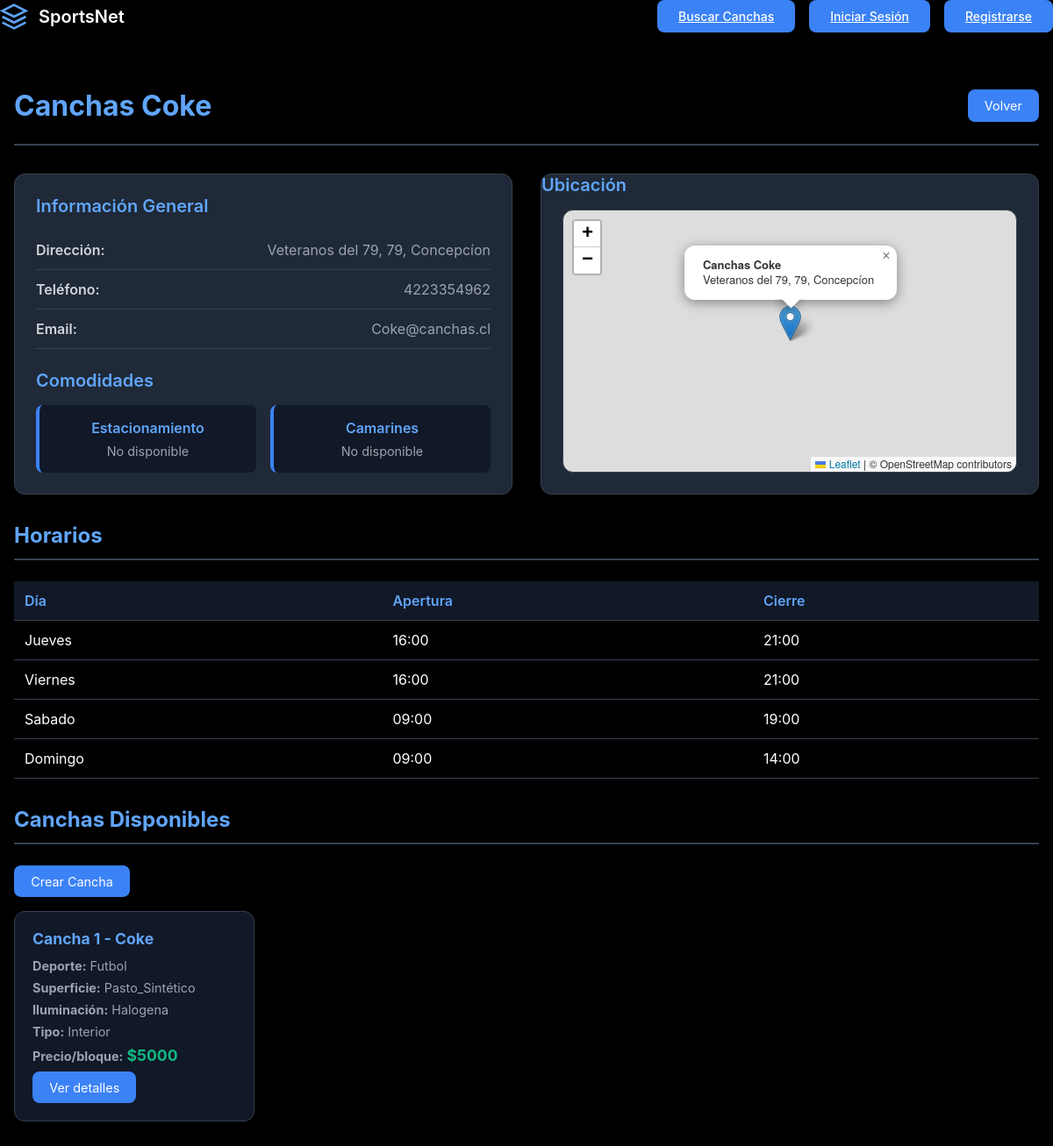
The page /ver/3 on the database its author committed.
### establecimientos/models.py (models this page shows, shortened)
class Establecimiento (models.Model):
    dueno = models.ForeignKey(Dueno, on_delete=models.CASCADE, related_name="establecimientos")
    nombre = models.CharField(max_length=50, unique=True)
    direccion = models.CharField(max_length=100)
    telefono_contacto = models.CharField(max_length=20)
    correo_contacto = models.EmailField()
    estacionamiento_disponible = models.BooleanField(default=False)
    camarines_disponible = models.BooleanField(default=False)

class HorarioEstablecimiento(models.Model):
    DIAS_SEMANA = [
        ("LUNES","Lunes"),
        ("MARTES","Martes"),
        ("MIERCOLES","Miercoles"),
        ("JUEVES","Jueves"),
        ("VIERNES","Viernes"),
        ("SABADO","Sabado"),
        ("DOMINGO","Domingo")
    ]
    establecimiento = models.ForeignKey(Establecimiento, on_delete=models.CASCADE, related_name="horarios")
    dia = models.CharField(max_length=20, choices=DIAS_SEMANA)
    hora_apertura = models.TimeField()
    hora_cierre = models.TimeField()

class Cancha (models.Model):
    TIPOS_SUPERFICIES = [
        ("PASTO_NATURAL", "Pasto Natural"),
        ("PASTO_SINTETICO","Pasto Sintético"),
        ("CEMENTO","Cemento"),
        ("ARCILLA","Arcilla"),
        ("MADERA","Madera"),
        ("CAUCHO","Caucho"),
        ("VINILO","Vinilo"),
        ]
    TIPOS_ILUMINACION = {
        ("LED","LED"),
        ("NATURAL", "Natural"),
        ("MIXTA","Mixta"),
        ("HALOGENA","Halogena"),
        ("FLUORECESENTE","Fluorecente"),
    }
    DEPORTES = [
        ("FUTBOL", "Futbol"),
        ("BASQUETBALL","Basquetball"),
        ("VOLEYBALL","Voleyball"),
        ("TENIS","Tenis"),
        ("RUGBY","Rugby"),
        ("HANDBALL","Handball"),
        ("BOWLING","Bowling"),
        ("SQUASH","Squash"),
        ("PADEL","Padel"),
        ("OTRO","Otro"),
        ("---","---"),
    ]
    establecimiento = models.ForeignKey(Establecimiento, on_delete=models.CASCADE, related_name="canchas")
    deporte = models.CharField(max_length=20, choices=DEPORTES, default="---")
    nombre = models.CharField(max_length=25)
    superficie = models.CharField(max_length=25, choices=TIPOS_SUPERFICIES)
    iluminacion = models.CharField(max_length=20, choices=TIPOS_ILUMINACION)
    interior = models.BooleanField(default=False)
    valor_por_bloque = models.DecimalField(max_digits=10, decimal_places=0)

### establecimientos/views.py (the view)
# urls.py: path("ver/<int:establecimiento>",views.ver_establecimiento,name="ver_establecimiento"),
def ver_establecimiento(request, establecimiento):
    establecimiento = Establecimiento.objects.get(id=establecimiento)
    context = {
        'establecimiento': establecimiento,
    }
    return render(request, 'ver_establecimiento.html', context)

### establecimientos/templates/ver_establecimiento.html (shortened to what this page needs)
{% extends 'base.html' %}
{% load static %}
{% block extra_css %}
  <link rel="stylesheet" href="{% static 'ver.css' %}">
{% endblock %}
{% block content %}
<div class="detalle-container">
  <div class="detalle-header">
    <h1 class="detalle-titulo">{{ establecimiento.nombre }}</h1>
    <div class="detalle-botones">
      {% if request.user == establecimiento.dueno.usuario %}
      <a href="{% url 'establecimientos:editar_establecimiento' establecimiento.id %}" class="btn">Editar</a>
      <a href="{% url 'cuentas:home' %}" class="btn">Volver</a>
      {% else %}
      <a href="{% url 'cuentas:home' %}" class="btn">Volver</a>
      {% endif %}
    </div>
  </div>
  <div class="detalle-grid">
    <div class="card">
      <h2 class="card-titulo">Información General</h2>
      <div class="info-item">
        <span class="info-label">Dirección:</span>
        <span class="info-valor">{{ establecimiento.direccion }}</span>
      </div>
      <div class="info-item">
        <span class="info-label">Teléfono:</span>
        <span class="info-valor">{{ establecimiento.telefono_contacto }}</span>
      </div>
      <div class="info-item">
        <span class="info-label">Email:</span>
        <span class="info-valor">{{ establecimiento.correo_contacto }}</span>
      </div>
      <div class="card-titulo" style="margin-top: 1.5rem;">Comodidades</div>
      <div class="comodidades-grid">
        <div class="comodidad-item">
          <div class="comodidad-nombre">Estacionamiento</div>
          <div class="comodidad-estado">
            {% if establecimiento.estacionamiento_disponible %}Disponible{% else %}No disponible{% endif %}
          </div>
        </div>
        <div class="comodidad-item">
          <div class="comodidad-nombre">Camarines</div>
          <div class="comodidad-estado">
            {% if establecimiento.camarines_disponible %}Disponible{% else %}No disponible{% endif %}
          </div>
        </div>
      </div>
    </div>
    <div class="card card-mapa">
      <h2 class="card-titulo">Ubicación</h2>
      <div id="mapa"></div>
    </div>
  </div>
  {% if establecimiento.horarios.all %}
  <div class="seccion">
    <h2 class="seccion-titulo">Horarios</h2>
    <table class="horarios-table">
      <thead>
        <tr>
          <th>Día</th>
          <th>Apertura</th>
          <th>Cierre</th>
        </tr>
      </thead>
      <tbody>
        {% for horario in establecimiento.horarios.all %}
        <tr>
          <td>{{ horario.get_dia_display }}</td>
          <td>{{ horario.hora_apertura|time:"H:i" }}</td>
          <td>{{ horario.hora_cierre|time:"H:i" }}</td>
        </tr>
        {% endfor %}
      </tbody>
    </table>
  </div>
  {% else %}
  <div class="seccion">
    <h2 class="seccion-titulo">Horarios</h2>
    <p class="texto-vacio">No hay horarios configurados</p>
  </div>
  {% endif %}
  <div class="seccion">
    <h2 class="seccion-titulo">Canchas Disponibles</h2>
    <div class="detalle-botones"><a href="{% url 'establecimientos:crear_cancha' establecimiento.id %}" class="btn">Crear Cancha</a></div>
    {% if establecimiento.canchas.all %}
    <div class="canchas-grid">
      {% for cancha in establecimiento.canchas.all %}
      <div class="cancha-card">
        <div class="cancha-nombre">{{ cancha.nombre }}</div>
        <div class="cancha-detalle">
          <strong>Deporte:</strong> {{ cancha.get_deporte_display }}
        </div>
        <div class="cancha-detalle">
          <strong>Superficie:</strong> {{ cancha.get_superficie_display }}
        </div>
        <div class="cancha-detalle">
          <strong>Iluminación:</strong> {{ cancha.iluminacion }}
        </div>
        <div class="cancha-detalle">
          <strong>Tipo:</strong> {% if cancha.interior %}Interior{% else %}Exterior{% endif %}
        </div>
        <div class="cancha-detalle">
          <strong>Precio/bloque:</strong> <span class="precio-bloque">${{ cancha.valor_por_bloque }}</span>
        </div>
        <a href="{% url 'establecimientos:ver_cancha' cancha.id %}" class="btn">Ver detalles</a>
      </div>
      {% endfor %}
    </div>
    {% else %}
    <p class="texto-vacio">No hay canchas registradas</p>
    {% endif %}
  </div>
</div>
<link rel="stylesheet" href="https://cdnjs.cloudflare.com/ajax/libs/leaflet/1.9.4/leaflet.min.css" />
{% endblock %}

### cuentas/static/style.css (style rules this page uses)
* { margin: 0; padding: 0; box-sizing: border-box; }
body { font-family: -apple-system, BlinkMacSystemFont, 'Segoe UI', Roboto, 'Helvetica Neue', Arial, sans-serif; background-color: #000000; color: #ffffff; min-height: 100vh; }

### cuentas/static/ver.css (style rules this page uses)
.detalle-container { max-width: 1200px; margin: 2rem auto; padding: 0 1rem; background: #000000; color: #ffffff; }
.detalle-header { display: flex; justify-content: space-between; align-items: center; margin-bottom: 2rem; padding-bottom: 1.5rem; border-bottom: 2px solid #374151; }
.detalle-titulo { font-size: 2rem; font-weight: 700; color: #60a5fa; }
.detalle-botones { display: flex; gap: 1rem; }
.btn { padding: 0.6rem 1.2rem; background-color: #3b82f6; color: white; border: none; border-radius: 0.5rem; cursor: pointer; font-size: 0.9rem; text-decoration: none; transition: background-color 0.3s; display: inline-block; }
.detalle-grid { display: grid; grid-template-columns: 1fr 1fr; gap: 2rem; margin-bottom: 2rem; }
.card { background-color: #1f2937; padding: 1.5rem; border-radius: 0.75rem; border: 1px solid #374151; }
.card-mapa { padding: 0; display: flex; flex-direction: column; }
.card-titulo { font-size: 1.25rem; font-weight: 600; color: #60a5fa; margin-bottom: 1rem; }
.info-item { display: flex; justify-content: space-between; padding: 0.75rem 0; border-bottom: 1px solid #374151; }
.info-label { font-weight: 600; color: #d1d5db; }
.info-valor { color: #9ca3af; text-align: right; }
.comodidades-grid { display: grid; grid-template-columns: 1fr 1fr; gap: 1rem; margin-top: 1rem; }
.comodidad-item { padding: 1rem; background-color: #111827; border-radius: 0.5rem; border-left: 4px solid #3b82f6; text-align: center; }
.comodidad-nombre { font-weight: 600; color: #60a5fa; margin-bottom: 0.5rem; }
.comodidad-estado { font-size: 0.9rem; color: #9ca3af; }
#mapa { height: 400px; border-radius: 0.75rem; border: 1px solid #374151; margin: 1.5rem; margin-top: 0; flex: 1; }
.horarios-table { width: 100%; border-collapse: collapse; margin-top: 1rem; }
.horarios-table th, .horarios-table td { padding: 0.75rem; text-align: left; border-bottom: 1px solid #374151; }
.horarios-table th { background-color: #111827; color: #60a5fa; font-weight: 600; }
.canchas-grid { display: grid; grid-template-columns: repeat(auto-fill, minmax(250px, 1fr)); gap: 1.5rem; margin-top: 1rem; }
.cancha-card { background-color: #111827; padding: 1.25rem; border-radius: 0.75rem; border: 1px solid #374151; transition: border-color 0.3s; }
.cancha-nombre { font-size: 1.1rem; font-weight: 700; color: #60a5fa; margin-bottom: 0.75rem; }
.cancha-detalle { font-size: 0.9rem; color: #9ca3af; margin-bottom: 0.5rem; }
.precio-bloque { color: #10b981; font-weight: 700; font-size: 1.1rem; }
.seccion { margin-bottom: 2rem; }
.seccion-titulo { font-size: 1.5rem; font-weight: 700; color: #60a5fa; margin-bottom: 1.5rem; padding-bottom: 0.75rem; border-bottom: 2px solid #374151; }

### rows shown on the page
Establecimiento: nombre "Canchas Coke", direccion "Veteranos del 79, 79, Concepcíon", telefono_contacto "4223354962", correo_contacto "Coke@canchas.cl"
HorarioEstablecimiento: dia "Jueves", hora_apertura "16:00", hora_cierre "21:00"
HorarioEstablecimiento: dia "Viernes", hora_apertura "16:00", hora_cierre "21:00"
HorarioEstablecimiento: dia "Sabado", hora_apertura "09:00", hora_cierre "19:00"
HorarioEstablecimiento: dia "Domingo", hora_apertura "09:00", hora_cierre "14:00"
Cancha: nombre "Cancha 1 - Coke", deporte "Futbol", superficie "Pasto_Sintético", iluminacion "Halogena", interior "Interior", valor_por_bloque "5000"
